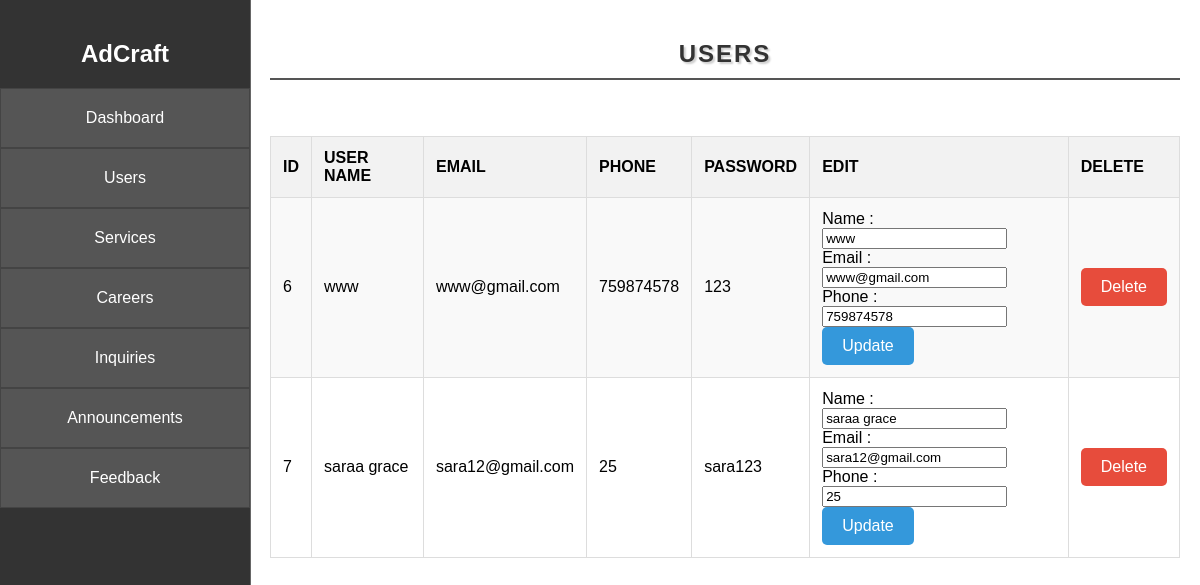
/Admindash/users/admin.php, run on the app's committed database.
### tables this page shows
CREATE TABLE `users1` (
  `Id` int(11) NOT NULL,
  `Username` varchar(200) DEFAULT NULL,
  `Email` varchar(200) DEFAULT NULL,
  `Phone` int(11) DEFAULT NULL,
  `Password` varchar(200) DEFAULT NULL
);

### Admindash/users/admin.php (the view, shortened to what this page needs)
<!DOCTYPE html>
<html lang="en">
<head>
   <link rel="stylesheet" href="../styles.css">
   <link rel="stylesheet" href="../Hello/ancstyle.css">
</head>
<body>
<div class="sidebar">
        <h2>AdCraft</h2>
        <ul>
        <li><a href="../index.php" class="active">Dashboard</a></li>
            <li><a href="/index.php">Users</a></li>
            <li><a href="../Inquiry/adminview.php">Services</a></li>
            <li><a href="../Careers/front.php">Careers</a></li>
            <li><a href="../contactus/display.php">Inquiries</a></li>
            <li><a href="../Hello/display.php">Announcements</a></li>
            <li><a href="../feedback/admin.php">Feedback</a></li>
        </ul>
    </div>
    <div class="content">
    <h2 class="createform">USERS</h2>
    <br><br>
<?php
include '../Hello/connect.php';
function readData1()
{
    global $con;
    $sql = "SELECT id, Username, Email, Phone, Password FROM users1";
    $result = $con->query($sql);
    if ($result->num_rows > 0) {
        echo "<table class='table'>";
        echo "<tr>";
        echo "<th>ID</th>";
        echo "<th>User Name</th>";
        echo "<th>Email</th>";
        echo "<th>Phone</th>";
        echo "<th>Password</th>";
        echo "<th>Edit</th>";
        echo "<th>Delete</th>";
        echo "</tr>";
        while ($row = $result->fetch_assoc()) {
            echo "<tr>";
            echo "<td>" . $row["id"] . "</td>";
            echo "<td>" . $row["Username"] . "</td>";
            echo "<td>" . $row["Email"] . "</td>";
            echo "<td>" . $row["Phone"] . "</td>";
            echo "<td>" . $row["Password"] . "</td>";
            echo "<td>";
            echo "<form action='update_user_data.php' method='POST'>";
            echo "Name : <input type='text' name='username' value='" . $row["Username"] . "'><br>";
            echo "Email : <input type='text' name='email' value='" . $row["Email"] . "'><br>";
            echo "Phone : <input type='text' name='phone' value='" . $row["Phone"] . "'><br>";
            echo "<input class='update' type='submit' name='update1' value='Update'>";
            echo "</form>";
            echo "</td>";
            echo "<td>";
            echo "<form action='delete_user_data.php' method='POST'>";
            echo "<input class='delete' type='submit' name='delete' value='Delete'>";
            echo "</form>";
            echo "</td>";
            echo "</tr>";
        }
        echo "</table>";
    } else {
        echo "No results";
    }
}
readData1();
?>
</body>
</html>

### Admindash/styles.css (style rules this page uses)
body { margin: 0; font-family: Arial, sans-serif; background-image: url(main.png); background-repeat: no-repeat; background-size: cover; }
.sidebar { height: 100%; width: 250px; position: fixed; top: 0; left: 0; background-color: #333; padding-top: 20px; padding-bottom: 20px; border-right: 1px solid #666; }
.sidebar h2 { color: #fff; text-align: center; font-size: 24px; margin-bottom: 20px; }
.sidebar ul { list-style-type: none; padding: 0; margin: 0; }
.sidebar ul li { padding: 0px; text-align: center; }
.sidebar ul li a { color: #fff; text-decoration: none; display: block; padding: 20px; border: 1px solid #444; background-color: #555; transition: background-color 0.3s; }
.content { margin-left: 250px; padding: 20px; }

### Admindash/Hello/ancstyle.css (style rules this page uses)
.table { width: 100%; border-collapse: collapse; border-spacing: 0; }
.table th { background-color: #f2f2f2; border: 1px solid #ddd; padding: 12px; text-align: left; font-weight: bold; text-transform: uppercase; }
.table td { border: 1px solid #ddd; padding: 12px; }
.table tbody tr:nth-child(even) { background-color: #f9f9f9; }
.update { background-color: #3498db; border: none; color: white; padding: 10px 20px; text-align: center; text-decoration: none; display: inline-block; font-size: 16px; margin-right: 10px; border-radius: 5px; cursor: pointer; }
.delete { background-color: #e74c3c; border: none; color: white; padding: 10px 20px; text-align: center; text-decoration: none; display: inline-block; font-size: 16px; border-radius: 5px; cursor: pointer; }
.createform { font-size: 24px; color: #333; margin-bottom: 20px; text-align: center; text-transform: uppercase; font-weight: bold; letter-spacing: 2px; text-shadow: 2px 2px 2px rgba(0, 0, 0, 0.2); border-bottom: 2px solid #555; padding-bottom: 10px; }

### data on the page
users1: Id "6", Username "www", Email "www@gmail.com", Phone "759874578", Password "123", username "www", email "www@gmail.com", phone "759874578"
users1: Id "7", Username "saraa grace", Email "sara12@gmail.com", Phone "25", Password "sara123", username "saraa grace", email "sara12@gmail.com", phone "25"
